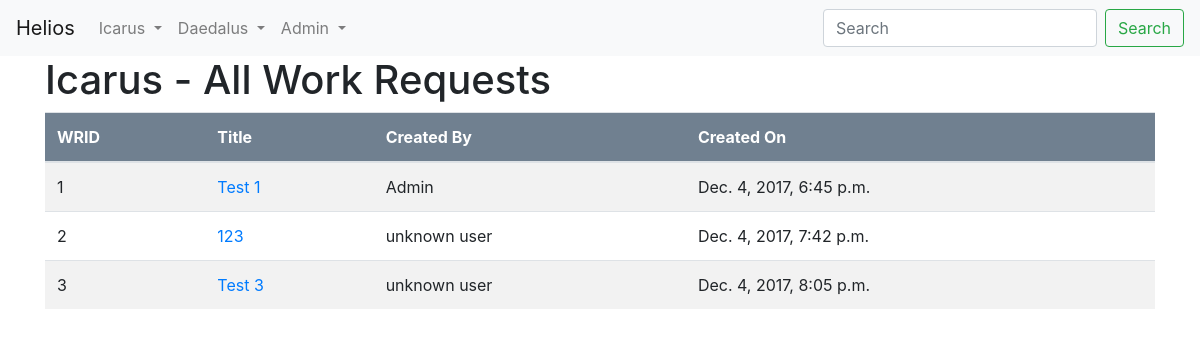
/wr/, run on the app's committed database.
### Icarus/models.py (models this page shows, shortened)
class WorkRequests(models.Model):
    REQ_STATES = (
        ("DR", "Draft"),
        ("BA", "Backlog"),
        ("RE", "Requested"),
        ("AP", "Approved"),
        ("DE", "Denied"),
        ("IP", "In Progress"),
        ("CX", "Closed - Canceled"),
        ("CC", "Closed - Complete"),
    )
    summary = models.CharField(max_length=255, blank=False)
    description = models.TextField()
    create_by = models.CharField(max_length=50, blank=False)
    create_date = models.DateTimeField(auto_now_add=True)
    modified_by = models.CharField(max_length=50, blank=True)
    modified_date = models.DateTimeField(auto_now=True)
    status = models.CharField(max_length=2, choices=REQ_STATES, default="DR")
    fk_flow = models.ForeignKey('Flows', on_delete=models.CASCADE,blank=True, null=True)

### Icarus/views.py (the view)
# urls.py: url(r'^wr/$', views.WR_all, name='WR_all'),
def WR_all(request):
    wrequests = models.WorkRequests.objects.all
    return render(request, 'Icarus/WR/WR_all.html', {'wrequests':wrequests})

### Icarus/templates/Icarus/WR/WR_all.html
{% extends 'Icarus/base.html' %}
{% block content %}
        <h1>Icarus - All Work Requests</h1>
        <table class="table table-striped WR">
          <thead class="black">
            <tr>
              <th>WRID</th>
              <th>Title</th>
              <th>Created By</th>
              <th>Created On</th>
          </thead>
          <tbody>
            {% for wrequest in wrequests %}
            <tr>
              <td>{{ wrequest.pk }}</td>
              <td><a href="{% url 'WR_detail' pk=wrequest.pk %}">{{ wrequest.summary }}</a></td>
              <td>{{ wrequest.create_by }}</td>
              <td>{{ wrequest.create_date }}</td>
            </tr>
            {% endfor %}
          </tbody>
        </table>
{% endblock %}

### Icarus/static/css/Icarus.css (style rules this page uses)
.WR th { padding-top: 12px; padding-bottom: 12px; text-align: left; background-color: #708090; color: white; }

### data on the page
WorkRequests: pk "1", summary "Test 1", create_by "Admin", create_date "Dec. 4, 2017, 6:45 p.m."
WorkRequests: pk "2", summary "123", create_by "unknown user", create_date "Dec. 4, 2017, 7:42 p.m."
WorkRequests: pk "3", summary "Test 3", create_by "unknown user", create_date "Dec. 4, 2017, 8:05 p.m."
